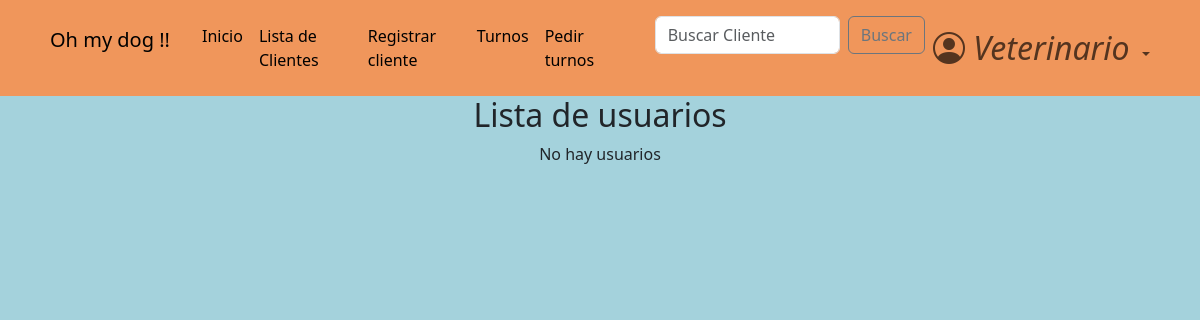
The page /accounts/list_users/ (signed in) on the database as committed earlier.
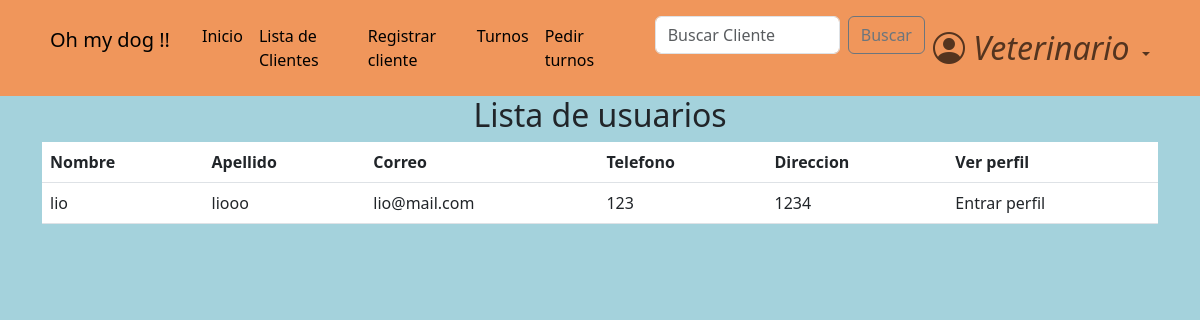
The same page on the database as committed later.
### accounts/models.py (models this page shows, shortened)
class CustomUser(AbstractBaseUser, PermissionsMixin):
    email = models.EmailField(
        verbose_name="email",
        unique=True,
        max_length=40
    )
    name = models.CharField(
        max_length=30
    )
    surname = models.CharField(
        max_length=30,
        blank=True,
        null=True
    )
    address = models.CharField(
        max_length=30,
        blank=True,
        null=True
    )
    telephone = models.SlugField(
        max_length=15,
        blank=True,
        null=True,
    )
    is_active = models.BooleanField(
        default=True,
    )
    is_staff = models.BooleanField(
        default=False,
    )
    is_admin = models.BooleanField(
        default=False,
    )
    last_login = models.DateTimeField(
        verbose_name="last login",
        default=datetime.datetime.now,
    )
    is_veterinario = models.BooleanField(
        default=False,
    )
    USERNAME_FIELD = "email"    #variable por la cual se ingresa, dice username pero seria como 'campo que representa el inicio de sesion'
    REQUIRED_FIELDS = ['name',]    #no permite registros si no tiene estos campos completos
    objects = CustomUserManager()

### accounts/views.py (the view)
# urls.py: path('list_users/', views.list_users, name='list_users'),
@login_required
def list_users(request):
    if not request.user.is_authenticated:
        return redirect('login')
    if not request.user.is_veterinario:
        return redirect('home')
    users = CustomUser.objects.filter(is_veterinario=False, is_admin=False)
    return render(request, 'list_users.html', {'users': users})

### accounts/templates/list_users.html
{% extends 'base.html' %}
{% block content %}
<main>
    <div class="container">
        <div class="row">
            <div class="col-md-12">
                <h2 class="text-center">Lista de usuarios</h2>
                <table class="table table-hover">
                    {% if users.exists %}
                    <thead>
                        <tr>
                            <th>Nombre</th>
                            <th>Apellido</th>
                            <th>Correo</th>
                            <th>Telefono</th>
                            <th>Direccion</th>
                            <th>Ver perfil</th>
                        </tr>
                    </thead>
                    <tbody>
                        {% for user in users %}
                            <tr>
                                <td>{{ user.name }}</td>
                                <td>{{ user.surname }}</td>
                                <td>{{ user.email }}</td>
                                <td>{{ user.telephone }}</td>
                                <td>{{ user.address}}</td>
                                <td>
                                            <a class="dropdown-item" href="{% url 'profile' user.id %}">Entrar perfil</a>
                                </td>
                            </tr>
                        {% endfor %}
                    </tbody>
                    {% else %}
                    <p style="text-align:center;">
                        No hay usuarios
                    </p>
                    {% endif %}
                </table>
            </div>
        </div>
    </div>
</main>
{% endblock content %}

Rows that differ between the two databases and show on the page:
added CustomUser: name "lio", surname "liooo", email "lio@mail.com", telephone "123", address "1234"
Other text that changed with them:
text no longer shown: "No hay usuarios"
text now shown: "Nombre Apellido Correo Telefono Direccion Ver perfil"
